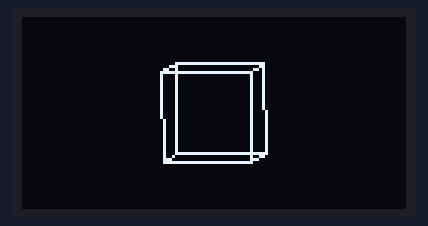
Bench run of a sketch on a simulated Arduino Uno, built with avr-gcc and run on an emulated ATmega328P. Parts: 128×64 one-colour display.

Above: at 0.11 s.
At 6.35 s:
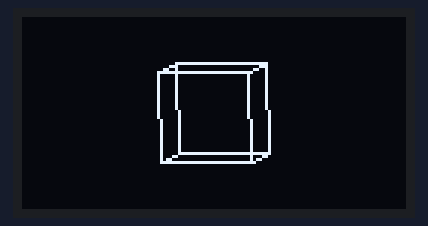
At 12.45 s:
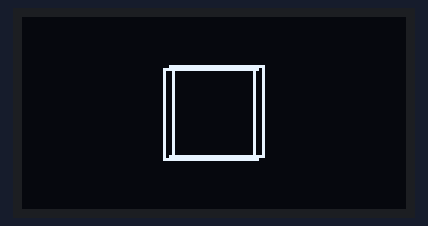
At 20.02 s:
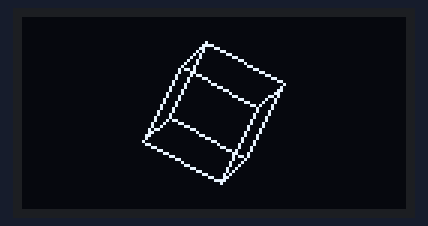
At 29.93 s:
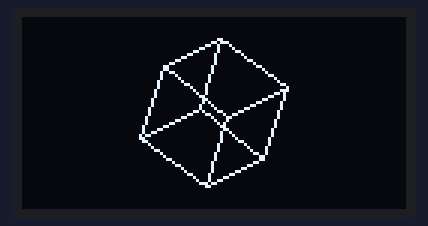
At 39.94 s:
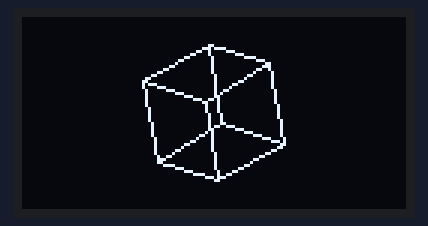

The sketch:

oledshow.ino
```cpp
//显示中英文字符程序

#include <SPI.h>
#include <Wire.h>
#include <Adafruit_GFX.h>
#include <Adafruit_SSD1306.h>

#define OLED_RESET 4
Adafruit_SSD1306 display(OLED_RESET);

#define LOGO16_GLCD_HEIGHT 16 //定义显示高度
#define LOGO16_GLCD_WIDTH  16 //定义显示宽度

#if (SSD1306_LCDHEIGHT != 64)
#error("Height incorrect, please fix Adafruit_SSD1306.h!");
#endif

float cube[8][3]={{-15,-15,-15},{-15,15,-15},{15,15,-15},{15,-15,-15},{-15,-15,15},{-15,15,15},{15,15,15},{15,-15,15}};//立方体各点坐标
int lineid[]={1,2,2,3,3,4,4,1,5,6,6,7,7,8,8,5,8,4,7,3,6,2,5,1};//记录点之间连接顺序

float* matconv(float* a,float b[3][3]){//计算矩阵乘法
  float res[3];
  for(int i=0;i<3;i++)
    res[i]=b[i][0]*a[0]+b[i][1]*a[1]+b[i][2]*a[2];
  for(int i=0;i<3;i++)a[i]=res[i];
  return a;
}

void rotate(float* obj,float x,float y,float z){//旋转该向量
  x/=PI;y/=PI;z/=PI;
  float rz[3][3]={{cos(z),-sin(z),0},{sin(z),cos(z),0},{0,0,1}};
  float ry[3][3]={{1,0,0},{0,cos(y),-sin(y)},{0,sin(y),cos(y)}};
  float rx[3][3]={{cos(x),0,sin(x)},{0,1,0},{-sin(x),0,cos(x)}};
  matconv(matconv(matconv(obj,rz),ry),rx);
}

void setup()   {
  Serial.begin(9600);

  // by default, we'll generate the high voltage from the 3.3v line internally! (neat!)
  display.begin(SSD1306_SWITCHCAPVCC, 0x3C);  // initialize with the I2C addr 0x3C (for the 128x64)


}

void loop() {
  display.clearDisplay();

  for(int i=0;i<8;i++)rotate(cube[i],0.5f,0.3f,0);//旋转每个点
  for(int i=0;i<24;i+=2){//绘制立方体
    display.drawLine(64+cube[lineid[i]-1][0],32+cube[lineid[i]-1][1],64+cube[lineid[i+1]-1][0],32+cube[lineid[i+1]-1][1],WHITE);
  }

  display.display();                  //把缓存的都显示
  delay(50);
}
```
